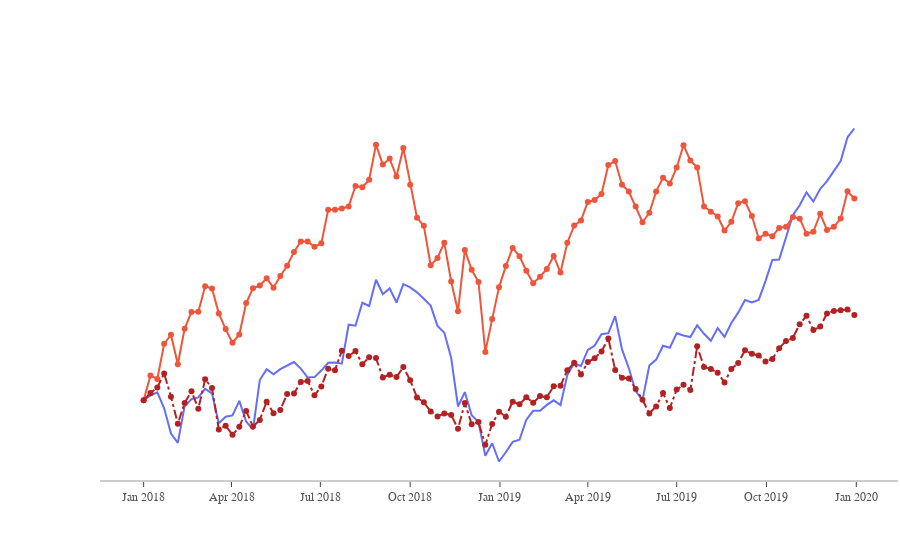

The notebook cell this image was saved under:
### Code cell
fig = go.Figure()
fig.add_trace(go.Scatter(x=df_stocks.date, y=df_stocks.AAPL,
                         mode='lines', name='Apple'))
fig.add_trace(go.Scatter(x=df_stocks.date, y=df_stocks.AMZN,
                         mode='lines+markers', name='Amazon'))
fig.add_trace(go.Scatter(x=df_stocks.date, y=df_stocks.GOOG,
                         mode='lines+markers', name='Google',
                         line=dict(color='firebrick',width=2,
                                   dash='dashdot')))
fig.update_layout(
    xaxis=dict(showline=True, showgrid=False, showticklabels=True,
               linecolor='rgb(204,204,204)', linewidth=2, ticks='outside',
               tickfont=dict(family='Arial', size=12, color='rgb(82,82,82)')
               ),
               yaxis=dict(showgrid=False, zeroline=False, showline=False,
                          showticklabels=False                   
               ),
               autosize=False,
               margin=dict(
                   autoexpand=False,l=100, r=2, t=110),
                           showlegend=True, plot_bgcolor='white'
        )
